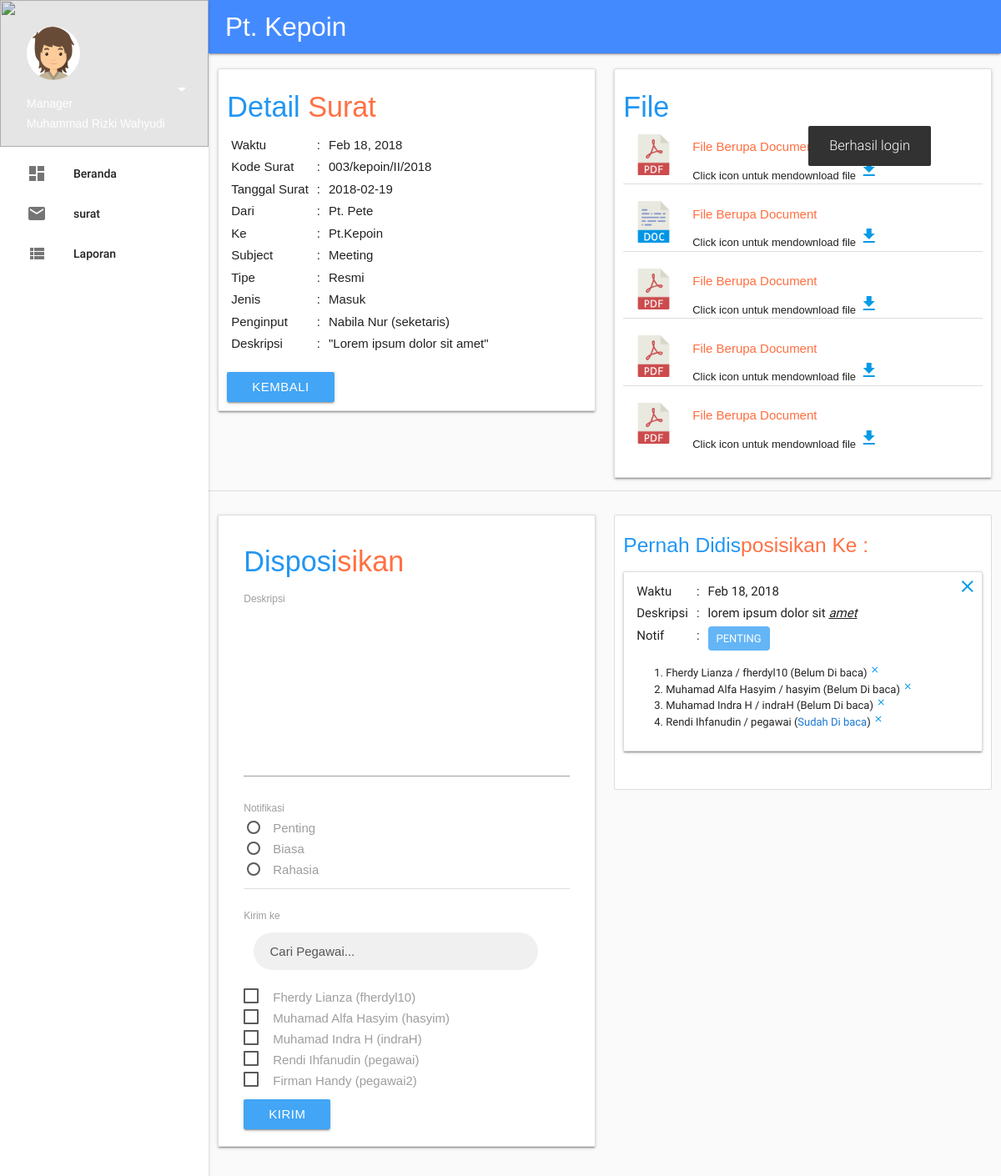
/dashboard?menu=lihat_surat&detail&id=srt0914787 (signed in), run on the app's committed database.
### tables this page shows
CREATE TABLE `user` (
  `username` varchar(50) NOT NULL,
  `password` varchar(60) NOT NULL,
  `fullname` varchar(50) NOT NULL,
  `level` enum('admin','manager','seketaris','pegawai') NOT NULL,
  `jk` enum('l','p') NOT NULL,
  `no_hp` varchar(15) NOT NULL,
  `email` varchar(50) NOT NULL
);

CREATE TABLE `file_upload` (
  `id` int(11) NOT NULL,
  `id_mail` varchar(10) NOT NULL,
  `nama_file` varchar(50) NOT NULL
);

CREATE TABLE `desposition` (
  `id` varchar(10) NOT NULL,
  `time` timestamp NOT NULL DEFAULT CURRENT_TIMESTAMP,
  `description` text NOT NULL,
  `notification` enum('p','b','r') NOT NULL,
  `id_mail` varchar(10) NOT NULL,
  `username` varchar(50) NOT NULL
);

### lib/helper.php (called while the page is built, shortened)
<?php
function asset($url = ''){
  $base_url = $_SERVER['REQUEST_SCHEME'].'://'.$_SERVER['HTTP_HOST'].str_replace(basename($_SERVER['SCRIPT_NAME']), '', $_SERVER['SCRIPT_NAME']);
  $base_url .= $url;
  return $base_url;
}
function antiI($text){
  return stripcslashes(strip_tags(htmlspecialchars($text, ENT_QUOTES)));
}
function hget($get){
  if (isset($_GET[$get])) {
    return $_GET[$get];
  }else{
    return '';
  }
}
function getExt($filename){
  $ext = strtolower(pathinfo($filename, PATHINFO_EXTENSION));
  return $ext;
}
function waktu1($text){
  return date('M d, Y', strtotime($text));
}

### lib/controller.php (called while the page is built, shortened)
<?php
class controller {
  private $hostname = 'localhost';
  private $username = 'cuytamvan';
  private $password = 'rizkiw@2901_';
  private $database = 'db_sk_ujikom';
  function koneksi(){
    $cn = mysqli_connect($this->hostname,$this->username,$this->password,$this->database) or die('<span style="font-family: sans-serif">Koneksi Bermasalah</span>');
    return $cn;
  }
  function query($sql){
    $cn = $this->koneksi();
    $jalan = mysqli_query($cn, $sql);
    return $jalan;
  }
  function hitungRow($sql){
    $jalan = $this->query($sql);
    return mysqli_num_rows($jalan);
  }
  function getUser($table, $where, $ses){
    $sql = $this->query("SELECT * FROM ".$table." where ".$where."='".$_SESSION[$ses]."'");
    return mysqli_fetch_object($sql);
  }
  function ambil($table, $where, $id){
    $sql = $this->query("SELECT * FROM ".$table." where ".$where."='".$id."'");
    return mysqli_fetch_object($sql);
  }
  function tampil($table){
    $sql = $this->query("SELECT * FROM ".$table);
    $tingali = array();
    while ($r = mysqli_fetch_object($sql)) {
      $tingali[] = $r;
    }
    return $tingali;
  }
}

### lib/init.php (called while the page is built, shortened)
<?php
$gambar   = array('jpg','png','jpeg','svg','bmp','gif');
require lokasi.'helper.php';
require lokasi.'controller.php';

### inc/lihat_surat.php (the view, shortened to what this page needs)
<?php
  $table = 'mail';
  $where = 'id';
  $redirect = '?menu=lihat_surat';
  if (!isset($_GET['detail'])) {
?>
<div class="row" style="margin-top: 10px;">
  <div class="col s12 m11">
    <div class="card" style="padding: 10px 20px;">
      <h4 class="f-g-m blue-text tt-c">Lihat <span class="deep-orange-text text-lighten-1">Surat</span></h4>
      <table class="pake-data-table table-ajib">
        <thead>
          <tr>
            <th>No</th>
            <th>Waktu</th>
            <th>Jenis</th>
            <th>Kode&nbsp;Surat</th>
            <th>Tanggal&nbsp;Surat</th>
            <th>Dari</th>
            <th>Ke</th>
            <th>Subject</th>
            <th>Aksi</th>
          </tr>
        </thead>
        <tbody>
          <?php
            $a = $run->tampil($table." where status=1 order by time desc");
            if (!empty($a)) {
              $no = 1;
              foreach ($a as $r) {
                if ($r->jenis == 'masuk') {
                  $bg = '';
                }else{
                  $bg = 'grey lighten-4';
                }
          ?>
          <tr class="<?=$bg?>">
            <td><?=$no?></td>
            <td><?=date('M d, Y', strtotime($r->time))?></td>
            <td><?=$r->jenis?></td>
            <td><?=$r->mail_code?></td>
            <td><?=date('M d, Y', strtotime($r->mail_date))?></td>
            <td><?=$r->mail_from?></td>
            <td><?=$r->mail_to?></td>
            <td><?=$r->mail_subject?></td>
            <td>
              <a href="<?=$redirect?>&detail&id=<?=$r->id?>" class="btn z-depth-0 blue lighten-1">Detail</a>
            </td>
          </tr>
          <?php
                $no++;
              }
            }else{
              echo '<tr> <td colspan="8" class="center-align">Tidak ada data</td> </tr>';
            }
          ?>
        </tbody>
      </table>
    </div>
  </div>
</div>
<?php
  }else{
    $id = antiI(hget('id'));
    $cokot = $run->ambil('qw_'.$table,$where, $id);
    if (!empty($cokot)) {
      if ($cokot->jenis == 'masuk') {
        $style = 'border-bottom: thin solid #ddd;';
      }else{
        $style = '';
      }
?>
<div class="row" style="margin-top: 10px; <?=$style?>">
  <div class="col s12 m6 l6">
    <div class="card f-g-l">
      <h4 class="f-g-m blue-text tt-c">Detail <span class="deep-orange-text text-lighten-1">Surat</span></h4>
      <table class="table-cuy">
        <tr>
          <td>Waktu</td>
          <td>:</td>
          <td><?=waktu1($cokot->time)?></td>
        </tr>
        <tr>
          <td>Kode Surat</td>
          <td>:</td>
          <td><?=$cokot->mail_code?></td>
        </tr>
        <tr>
          <td>Tanggal Surat</td>
          <td>:</td>
          <td><?=$cokot->mail_date?></td>
        </tr>
        <tr>
          <td>Dari</td>
          <td>:</td>
          <td><?=$cokot->mail_from?></td>
        </tr>
        <tr>
          <td>Ke</td>
          <td>:</td>
          <td><?=$cokot->mail_to?></td>
        </tr>
        <tr>
          <td>Subject</td>
          <td>:</td>
          <td><?=$cokot->mail_subject?></td>
        </tr>
        <tr>
          <td>Tipe</td>
          <td>:</td>
          <td><?=$cokot->type?></td>
        </tr>
        <tr>
          <td>Jenis</td>
          <td>:</td>
          <td class="tt-c"><?=$cokot->jenis?></td>
        </tr>
        <tr>
          <td>Penginput</td>
          <td>:</td>
          <td><?=$cokot->fullname?> (<?=$cokot->username?>)</td>
        </tr>
        <tr>
          <td>Deskripsi</td>
          <td>:</td>
          <td>"<?=$cokot->description?>"</td>
        </tr>
      </table>
      <a href="<?=$redirect?>" class="btn blue lighten-1" style="margin-top: 20px;">Kembali</a>
    </div>
  </div>
  <div class="col s12 m6 l6">
    <div class="card f-g-l">
      <h4 class="f-g-m blue-text">File</h4>
      <?php
        $b = $run->tampil("file_upload where id_mail='$id'");
        foreach ($b as $r) {
          if (in_array(getExt($r->nama_file), $gambar)) {
            if (getExt($r->nama_file) == 'jpg' ||
                getExt($r->nama_file) == 'jpeg') {
              $poto = asset('asset/img/file-jpg.png');
            }else if(getExt($r->nama_file) == 'png'){
              $poto = asset('asset/img/file-png.png');
            }else{
              $poto = asset('asset/img/file-svg.png');
            }
            $text = 'File Berupa Gambar';
          }else{
            if (getExt($r->nama_file) == 'pdf') {
              $poto = asset('asset/img/file-pdf.png');
            }else{
              $poto = asset('asset/img/file-doc.png');
            }
            $text = 'File Berupa Document';
          }
      ?>
      <div class="row f-g-b pake-border-bottom">
        <div class="col s2">
          <img src="<?=$poto?>" class="responsive-img">
        </div>
        <div class="col s10">
          <h6 class="f-g-m deep-orange-text text-accent-2"><?=$text?></h6>
          <p style="font-size: 13px; padding: 0px ;margin:0px;">Click icon untuk mendownload file <a href="<?=asset('asset/file/surat/'.$r->nama_file)?>" class="" download title="download"><i class="material-icons">file_download</i></a></p>
        </div>
      </div>
      <?php } ?>
    </div>
  </div>
</div>
<?php if ($cokot->jenis == 'masuk') { ?>
<div class="row">
  <form method="post">
    <div class="col s12 m6 l6">
      <div class="card f-g-l" style="padding: 20px 30px;">
        <h4 class="f-g-m blue-text tt-c">Disposi<span class="deep-orange-text text-lighten-1">sikan</span></h4>
        <label for="editor">Deskripsi</label>
        <div class="input-field">
          <textarea name="deskripsi" id="editor" class="materialize-textarea" style="min-height: 150px;"></textarea>
        </div>
        <div>
          <label>Notifikasi</label>
          <p>
            <label for="p">Penting</label>
          <br>
            <label for="b">Biasa</label>
          <br>
            <label for="r">Rahasia</label>
          </p>
        </div>
        <div style="margin-top: 10px; max-height: 500px; overflow: auto; border-top: thin solid #ddd; padding-top: 20px;">
          <label>Kirim ke</label>
          <div class="row no-padding-margin">
            <div class="col s12 m11" style="padding-top: 10px;">
              <input type="text" class="input-custom cari-data animated fadeIn" placeholder="Cari Pegawai...">
            </div>
          </div>
          <?php
            $pegawai = $run->tampil("user where level='pegawai'");
            foreach ($pegawai as $r) {
          ?>
          <p class="no-padding-margin cari-orang animated slideInLeft">
            <label for="<?=$r->username?>"><?=$r->fullname?> (<?=$r->username?>)</label>
          </p>
          <?php } ?>
        </div>
        <div style="margin-top: 10px;">
          <button type="submit" class="btn blue lighten-1" name="kirim">Kirim</button>
        </div>
      </div>
    </div>
  </form>
  <?php
    $cek = $run->hitungRow("SELECT * FROM desposition where id_mail='$id'");
    if ($cek > 0) {
  ?>
  <div class="col s12 m6 l6">
    <div class="card z-depth-0">
      <h5 class="f-g-m blue-text tt-c">Pernah didis<span class="deep-orange-text text-lighten-1">posisikan ke :</span></h5>
      <?php
        $despasito = $run->tampil("desposition where id_mail='$id'");
        foreach ($despasito as $r) {
      ?>
      <div class="row pake-border-bottom">
        <div class="col s12 card" style="padding: 10px;">
          <a href="<?=$redirect?>&detail&id=<?=$id?>&hapus_dis=<?=$r->id?>"><i class="material-icons pojok-kanan">close</i></a>
          <table class="table-cuy">
            <tr>
              <td>Waktu</td>
              <td>:</td>
              <td><?=date('M d, Y', strtotime($r->time))?></td>
            </tr>
            <tr>
              <td>Deskripsi</td>
              <td>:</td>
              <td><?=htmlspecialchars_decode($r->description)?></td>
            </tr>
            <tr>
              <td>Notif</td>
              <td>:</td>
              <td>
                <?php if ($r->notification == 'p') { ?>
                <span class="notif blue lighten-2 white-text">Penting</span>
                <?php }elseif($r->notification == 'b'){ ?>
                <span class="notif deep-orange lighten-2 white-text">Biasa</span>
                <?php }elseif($r->notification == 'r'){ ?>
                <span class="notif red lighten-1 white-text">rahasia</span>
                <?php } ?>
              </td>
            </tr>
          </table>
          <ol>
            <?php
              $getDetail = $run->tampil("qw_detail_disposisi where id_disposisi='$r->id'");
              foreach ($getDetail as $r1) {
                if ($r1->status == 0) {
                  $stat = 'Belum Di baca';
                }else{
                  $stat = '<span class="blue-text text-darken-2">Sudah Di baca</span>';
                }
            ?>
            <li style="font-size: 13px;"><?=$r1->fullname?> / <?=$r1->reply_at?> (<?=$stat?>)
              <?php
                $cekOrang = $run->hitungRow("SELECT * FROM qw_detail_disposisi where id_disposisi='$r->id'");
                if ($cekOrang != 1) {
              ?>
                <a href="<?=$redirect?>&detail&id=<?=$id?>&hapus_penerima=<?=$r1->reply_at?>&dis=<?=$r->id?>" onclick="return confirm('Apakah anda yakin menghapus penerima?')" title="Hapus penerima"><i class="material-icons" style="font-size: 12px!important; transform: translateY(-2px);">close</i></a>
              <?php } ?>
            </li>
            <?php } ?>
          </ol>
        </div>
      </div>
      <?php
        }
      ?>
    </div>
  </div>
</div>
<?php
        }
      }
    }else{
      showError();
    }
  }
?>

### halaman.php (shortened to what this page needs)
<?php
  require __DIR__.g_folder.'lib'.g_folder.'init.php';
  $run = new controller;
  $user = $run->getUser('user','username',userLogin);
  if ($user->jk == 'l') {
    $photo = asset('asset/img/user1.png');
  }else{
    $photo = asset('asset/img/user2.png');
  }
  $menu = hget('menu');
  $bg = '';
  switch ($menu) {
    case 'lihat_surat' :
      $inc = 'inc/lihat_surat.php';
      $bg = 'grey lighten-5';
    break;
  }
?>
<!DOCTYPE html>
<html>
<head>
  <link rel="stylesheet" type="text/css" href="<?=asset('asset/css/materialize.min.css')?>">
  <link rel="stylesheet" type="text/css" href="<?=asset('asset/css/icon/icon.css')?>">
  <link rel="stylesheet" type="text/css" href="<?=asset('asset/plugin/dataTable/css/jquery.dataTables.min.css')?>">
  <link rel="stylesheet" type="text/css" href="<?=asset('asset/css/animate.min.css')?>">
  <link rel="stylesheet" type="text/css" href="<?=asset('asset/css/style.css')?>">
  <?php if ($menu == 'lihat_surat' && isset($_GET['detail'])) { ?>
  <link rel="stylesheet" type="text/css" href="<?=asset('asset/plugin/ckeditor/samples/css/samples.css')?>">
  <?php } ?>
</head>
<body class="<?=$bg?>">
  <ul class="side-nav dashboard fixed" id="menu">
    <li>
      <div class="userView f-g-b">
        <img src="<?=asset('asset/img/tumb_back-1.jpg')?>" class="background">
        <img src="<?=$photo?>" class="circle white">
        <span class="name white-text"><?=$user->level?></span>
        <span class="email white-text"><?=$user->fullname?></span>
        <a href="javascript:void(0)" class="dropdown-button menu white-text" data-activates="pilihan"><i class="material-icons">arrow_drop_down</i></a>
      </div>
    </li>
    <li><a href="?menu=beranda" class="waves-effect"><i class="material-icons">dashboard</i>Beranda</a></li>
    <?php if ($user->level == 'admin') { ?>
    <li><a href="?menu=user" class="waves-effect"><i class="material-icons">people</i>User</a></li>
    <?php }else if($user->level == 'seketaris'){ ?>
    <li><a href="?menu=surat" class="waves-effect"><i class="material-icons">local_post_office</i>surat</a></li>
    <?php }else if($user->level == 'manager'){ ?>
    <li><a href="?menu=lihat_surat" class="waves-effect"><i class="material-icons">local_post_office</i>surat</a></li>
    <li><a href="?menu=laporan" class="waves-effect"><i class="material-icons">view_list</i>Laporan</a></li>
    <?php }else if($user->level == 'pegawai'){ ?>
    <li><a href="?menu=disposisi" class="waves-effect"><i class="material-icons">view_list</i>Disposisi <span id="disposisi"></span></a></li>
    <?php } ?>
  </ul>
  <main>
    <nav class="blue accent-2">
      <a href="#!" class="brand-logo f-g-l">Pt. Kepoin</a>
    </nav>
    <?php include $inc; ?>
  </main>
</body>
</html>

### data on the page
user: level "Manager", fullname "Muhammad Rizki Wahyudi"
file_upload: nama_file "File Berupa Document"
file_upload: shows a picture, nama_file "File Berupa Document"
file_upload: nama_file "File Berupa Document"
file_upload: nama_file "File Berupa Document"
file_upload: nama_file "File Berupa Document"
user: fullname "Fherdy Lianza", username "fherdyl10"
user: fullname "Muhamad Alfa Hasyim", username "hasyim"
user: fullname "Muhamad Indra H", username "indraH"
user: fullname "Rendi Ihfanudin", username "pegawai"
user: fullname "Firman Handy", username "pegawai2"
desposition: time "Feb 18, 2018", description "lorem ipsum dolor sit amet", notification "PENTING", fullname "Fherdy Lianza", reply_at "fherdyl10", stat "Belum Di baca", fullname "Muhamad Alfa Hasyim", reply_at "hasyim", fullname "Muhamad Indra H", reply_at "indraH", fullname "Rendi Ihfanudin", reply_at "pegawai"

### other printed values
waktu1($cokot->time) "Feb 18, 2018"
$cokot->mail_code "003/kepoin/II/2018"
$cokot->mail_date "2018-02-19"
$cokot->mail_from "Pt. Pete"
$cokot->mail_to "Pt.Kepoin"
$cokot->mail_subject "Meeting"
$cokot->type "Resmi"
$cokot->jenis "Masuk"
$cokot->fullname "Nabila Nur"
$cokot->username "seketaris"
$cokot->description "Lorem ipsum dolor sit amet"
